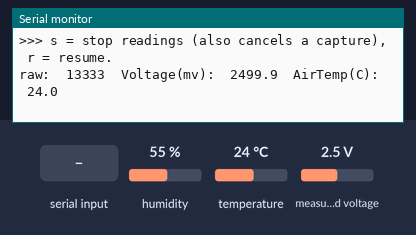
Recording of a sketch running on a simulated ESP32. On the bench: the last lines printed to the serial monitor. Inputs (shaded band) come from the test bench; at power-on: humidity 55 %, temperature 24 °C, measured voltage 2.5 V.

Above: at 1.2 s.
1.3 s: "r 1\n" received over Serial
At 1.53 s:
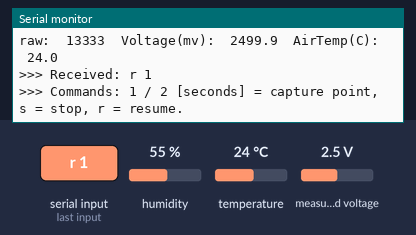
2.8 s: "s 1\n" received over Serial
At 3.3 s:
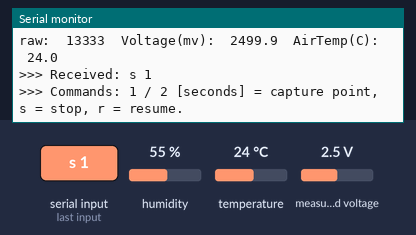
4.4 s: "stop 1\n" received over Serial
At 4.7 s:
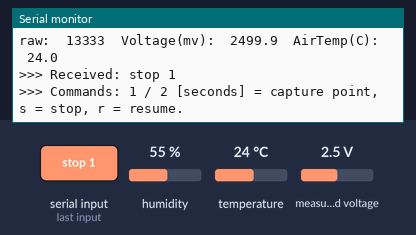
5.9 s: "r\n" received over Serial
At 6.7 s:
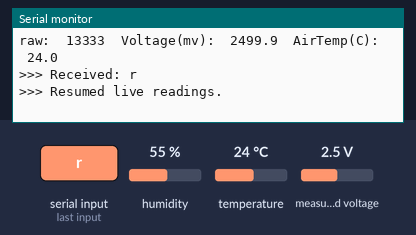
7.4 s: "s\n" received over Serial
At 8.1 s:
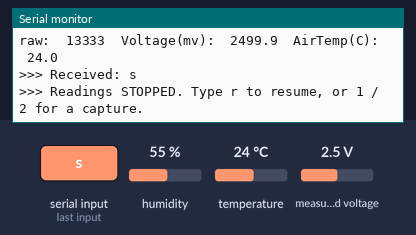
8.9 s: "stop\n" received over Serial
At 9.7 s:
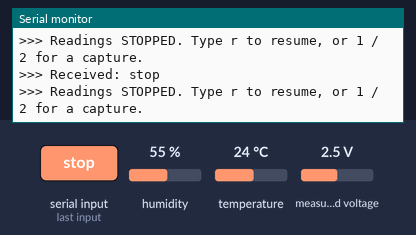

The sketch:

DO_Calibration.ino
```cpp
/*
  DO_Calibration - ESP32 + ADS1115 version of DFRobot's SEN0237-A
  calibration example (originally analogRead(A1) on an UNO).

  Also prints a live temperature next to the voltage: the WATER
  temperature from the SEN0711 (put it in the same cup as the DO probe for
  saturated-water / two-point calibration), falling back to the DHT22's
  AIR temperature if the SEN0711 doesn't answer (fine for the in-air
  method). Record it as DO_CAL1_T / DO_CAL2_T.

  Use this exactly like the documented UNO procedure:
   1. Upload this sketch, open Serial Monitor at 115200 baud.
   2. Single-point: wet the probe, expose it to air (or saturated water),
      wait for the printed voltage AND temperature to stabilize, then
      record both. Plug them into sketch1_aug1.ino as
      DO_CAL1_V / DO_CAL1_T.
   3. Two-point: repeat step 2 at a second, different temperature (e.g. one
      cup chilled, one cup warmed, both below 40C) and record that as
      DO_CAL2_V / DO_CAL2_T, then set DO_TWO_POINT_CALIBRATION to 1 in
      sketch1_aug1.ino.

  Averaged capture (recommended): once the live voltage looks stable, type
  "1" (calibration point 1) or "2" (point 2) in the Serial Monitor, line
  ending Newline. The sketch then averages voltage and temperature over
  60 s (or "1 120" for 120 s), reports mean / sd / min / max / drift, and
  prints the ready-to-paste #define lines. Keep the probe still meanwhile.

  Wiring: same I2C bus as the main sketch -- ADS1115 SDA/SCL -> ESP32
  GPIO21/GPIO22, DO probe signal -> ADS1115 A0. DHT22 data -> GPIO15
  (same pin as the main sketch).

  Libraries required: Adafruit ADS1X15 (Adafruit_ADS1X15.h), DHT sensor
  library (DHT.h) + Adafruit Unified Sensor.
*/

#include <Wire.h>
#include <Adafruit_ADS1X15.h>
#include <DHT.h>

#define I2C_SDA_PIN  21
#define I2C_SCL_PIN  22
#define ADS1115_ADDR 0x49   // same as sketch1_aug1 (ADDR pin -> VDD); 0x48 if ADDR -> GND

#define DHT_PIN      15
#define DHT_TYPE     DHT22

// SEN0711 (same RS485 wiring as sketch1_aug1): used only for its WATER
// temperature, which is what two-point / saturated-water calibration needs.
// The DHT22 measures AIR and is used only if the SEN0711 doesn't answer.
#define RS485_RX_PIN     16
#define RS485_TX_PIN     17
#define RS485_DE_RE_PIN  32
#define RS485_BAUD       4800
#define WQ_SLAVE_ID      1

Adafruit_ADS1115 ads;
DHT dht(DHT_PIN, DHT_TYPE);
HardwareSerial RS485Serial(1);

static uint16_t modbusCrc16(const uint8_t* d, size_t n) {
  uint16_t crc = 0xFFFF;
  for (size_t i = 0; i < n; i++) {
    crc ^= d[i];
    for (int b = 0; b < 8; b++) crc = (crc & 1) ? (crc >> 1) ^ 0xA001 : crc >> 1;
  }
  return crc;
}

// Reads SEN0711 register 0x0002 (water temp x10, signed). NAN if no reply.
float readWaterTemp() {
  uint8_t req[8] = { WQ_SLAVE_ID, 0x03, 0x00, 0x02, 0x00, 0x01 };
  uint16_t crc = modbusCrc16(req, 6);
  req[6] = crc & 0xFF; req[7] = crc >> 8;
  while (RS485Serial.available()) RS485Serial.read();
  digitalWrite(RS485_DE_RE_PIN, HIGH);
  delayMicroseconds(100);
  RS485Serial.write(req, sizeof(req));
  RS485Serial.flush();
  delayMicroseconds(100);
  digitalWrite(RS485_DE_RE_PIN, LOW);

  uint8_t buf[24]; size_t n = 0;
  unsigned long t0 = millis();
  while (millis() - t0 < 300 && n < sizeof(buf)) {
    if (RS485Serial.available()) buf[n++] = RS485Serial.read();
  }
  // Reply: 01 03 02 [T hi] [T lo] [CRC lo] [CRC hi]
  for (size_t i = 0; i + 7 <= n; i++) {
    if (buf[i] == WQ_SLAVE_ID && buf[i + 1] == 0x03 && buf[i + 2] == 0x02 &&
        modbusCrc16(&buf[i], 5) == (uint16_t)(buf[i + 5] | (buf[i + 6] << 8))) {
      return (int16_t)((buf[i + 3] << 8) | buf[i + 4]) / 10.0f;
    }
  }
  return NAN;
}

void setup() {
  Serial.begin(115200);
  Wire.begin(I2C_SDA_PIN, I2C_SCL_PIN);

  pinMode(RS485_DE_RE_PIN, OUTPUT);
  digitalWrite(RS485_DE_RE_PIN, LOW);
  RS485Serial.begin(RS485_BAUD, SERIAL_8N1, RS485_RX_PIN, RS485_TX_PIN);

  if (!ads.begin(ADS1115_ADDR)) {
    Serial.println("ADS1115 not found - check wiring/address.");
  }

  dht.begin();
  Serial.println(">>> DO_Calibration ready. When the voltage is stable, type 1 (point 1) or 2 (point 2)");
  Serial.println(">>> and press Enter to average it over 60 s (e.g. \"1 120\" for 120 s).");
  Serial.println(">>> s = stop readings (also cancels a capture), r = resume.");
}

// ---------------------------------------------------------------------------
// Averaged capture state ("1" / "2" commands)
// ---------------------------------------------------------------------------
#define CAPTURE_DEFAULT_S  60
#define CAPTURE_MAX_DRIFT_MV 10.0f   // first-10s vs last-10s mean; above = not stable

int      capPoint = 0;               // 0 = idle, 1 or 2 = capturing that point
uint16_t capTotal = 0, capN = 0, capTempN = 0, capWaterN = 0;
double   capSumMv = 0, capSumSqMv = 0, capSumT = 0, capSumWaterT = 0;
float    capMinMv = 0, capMaxMv = 0;
double   capFirstSum = 0, capLastSum = 0;
uint16_t capFirstN = 0, capLastN = 0;
String   cmdBuf;
bool     halted = false;             // true after a result: readings paused so it stays visible

void startCapture(int point, int seconds) {
  halted = false;
  capPoint = point;
  capTotal = seconds;
  capN = capTempN = capWaterN = 0;
  capSumMv = capSumSqMv = capSumT = capSumWaterT = 0;
  capFirstSum = capLastSum = 0;
  capFirstN = capLastN = 0;
  Serial.printf(">>> Capturing calibration point %d: averaging for %d s - keep the probe still...\n",
                point, seconds);
}

void finishCapture() {
  int point = capPoint;
  capPoint = 0;
  halted = true;   // stop printing so the result stays on screen (see end of this function)
  if (capN < capTotal / 2) {
    Serial.println(">>> Capture FAILED: too few readings (is the ADS1115 connected?)");
    return;
  }
  float avgMv = capSumMv / capN;
  float var = capSumSqMv / capN - (double)avgMv * avgMv;
  float sd = var > 0 ? sqrtf(var) : 0;
  float drift = (capLastN && capFirstN) ? (capLastSum / capLastN - capFirstSum / capFirstN) : 0;
  Serial.println(">>> ===== CALIBRATION POINT RESULT =====");
  Serial.printf(">>> samples=%u  mean=%.1f mV  sd=%.1f  min=%.1f  max=%.1f  drift=%+.1f mV\n",
                capN, avgMv, sd, capMinMv, capMaxMv, drift);
  if (fabsf(drift) > CAPTURE_MAX_DRIFT_MV) {
    Serial.println(">>> WARNING: voltage still drifting - wait longer and capture again.");
  }
  if (capTempN == 0) {
    Serial.println(">>> Temperature: DHT22 read failed - measure the temperature yourself.");
    Serial.printf(">>> Paste into sketch1_aug1.ino:\n#define DO_CAL%d_V   %ld\n#define DO_CAL%d_T   <temp C>\n",
                  point, lroundf(avgMv), point);
  } else {
    // Never mix air (DHT22 fallback) and water temperatures: if the SEN0711
    // answered at all, average only its water readings.
    float avgT;
    if (capWaterN > 0) {
      avgT = capSumWaterT / capWaterN;
      Serial.printf(">>> mean WATER temperature (SEN0711) = %.1f C  (%u water readings", avgT, capWaterN);
      if (capWaterN < capTempN) Serial.printf("; %u air-temp fallbacks ignored", capTempN - capWaterN);
      Serial.println(")");
    } else {
      avgT = capSumT / capTempN;
      Serial.printf(">>> mean AIR temperature (DHT22) = %.1f C - SEN0711 never answered.\n", avgT);
      Serial.println(">>> For water calibration, measure the water temperature yourself.");
    }
    Serial.printf(">>> Paste into sketch1_aug1.ino:\n#define DO_CAL%d_V   %ld\n#define DO_CAL%d_T   %ld\n",
                  point, lroundf(avgMv), point, lroundf(avgT));
  }
  Serial.println(">>> Readings PAUSED. Type r to resume live readings, or 1 / 2 for another capture.");
  Serial.flush();
}

void runCommand() {
  cmdBuf.trim();
  if (cmdBuf.length()) Serial.println(">>> Received: " + cmdBuf);
  if (cmdBuf.equalsIgnoreCase("r")) {
    halted = false;
    Serial.println(">>> Resumed live readings.");
  } else if (cmdBuf.equalsIgnoreCase("s") || cmdBuf.equalsIgnoreCase("stop")) {
    if (capPoint) Serial.printf(">>> Capture of point %d CANCELLED - nothing recorded.\n", capPoint);
    capPoint = 0;
    halted = true;
    Serial.println(">>> Readings STOPPED. Type r to resume, or 1 / 2 for a capture.");
  } else if (cmdBuf.length()) {
    int point = cmdBuf.toInt();
    int sp = cmdBuf.indexOf(' ');
    int secs = sp > 0 ? cmdBuf.substring(sp + 1).toInt() : CAPTURE_DEFAULT_S;
    if ((point == 1 || point == 2) && secs >= 10 && secs <= 600) {
      startCapture(point, secs);
    } else {
      Serial.println(">>> Commands: 1 / 2 [seconds] = capture point, s = stop, r = resume.");
    }
  }
  cmdBuf = "";
}

// Works with any Serial Monitor line-ending setting: a command runs on
// Enter (newline), or 300 ms after the last character if no newline is sent.
unsigned long lastCharMs = 0;

void pollCommands() {
  while (Serial.available()) {
    char c = (char)Serial.read();
    lastCharMs = millis();
    if (c == '\n' || c == '\r') { runCommand(); continue; }
    if (cmdBuf.length() < 32) cmdBuf += c;
  }
  if (cmdBuf.length() && millis() - lastCharMs > 300) runCommand();
}

// delay() that keeps listening for commands.
void waitPolling(unsigned long ms) {
  unsigned long t0 = millis();
  while (millis() - t0 < ms) { pollCommands(); delay(10); }
}

void loop() {
  pollCommands();
  if (halted) { delay(50); return; }   // result on screen: wait for r / 1 / 2

  int16_t raw = ads.readADC_SingleEnded(0);
  float voltage_mV = ads.computeVolts(raw) * 1000.0f;
  // Water temperature from the SEN0711; air temperature (DHT22) only as a fallback.
  float tempC = readWaterTemp();
  bool tempIsWater = !isnan(tempC);
  if (!tempIsWater) tempC = dht.readTemperature();

  Serial.print("raw:\t" + String(raw) + "\tVoltage(mv):\t" + String(voltage_mV, 1));
  if (isnan(tempC)) {
    Serial.print("\tTemp(C):\tread failed");
  } else {
    Serial.print(String(tempIsWater ? "\tWaterTemp(C):\t" : "\tAirTemp(C):\t") + String(tempC, 1));
  }
  if (capPoint && tempIsWater) { capWaterN++; capSumWaterT += tempC; }

  if (capPoint) {
    if (capN == 0 || voltage_mV < capMinMv) capMinMv = voltage_mV;
    if (capN == 0 || voltage_mV > capMaxMv) capMaxMv = voltage_mV;
    capSumMv += voltage_mV; capSumSqMv += (double)voltage_mV * voltage_mV; capN++;
    if (!isnan(tempC)) { capSumT += tempC; capTempN++; }
    if (capN <= 10) { capFirstSum += voltage_mV; capFirstN++; }
    if (capN > capTotal - 10) { capLastSum += voltage_mV; capLastN++; }
    Serial.printf("\t[capturing P%d %u/%u]", capPoint, capN, capTotal);
    Serial.println();
    if (capN >= capTotal) finishCapture();
  } else {
    Serial.println();
  }

  waitPolling(1000);
}
```

Measured:
- after the input at 1.3 s, the serial monitor: prints a new line at once (image 1)
- after the input at 2.8 s, the serial monitor: prints a new line after 0.16 s (image 2)
- after the input at 4.4 s, the serial monitor: prints a new line at once (image 3)
- after the input at 5.9 s, the serial monitor: prints a new line at once (image 4)
- after the input at 7.4 s, the serial monitor: prints a new line at once (image 5)
- after the input at 8.9 s, the serial monitor: prints a new line at once (image 6)
